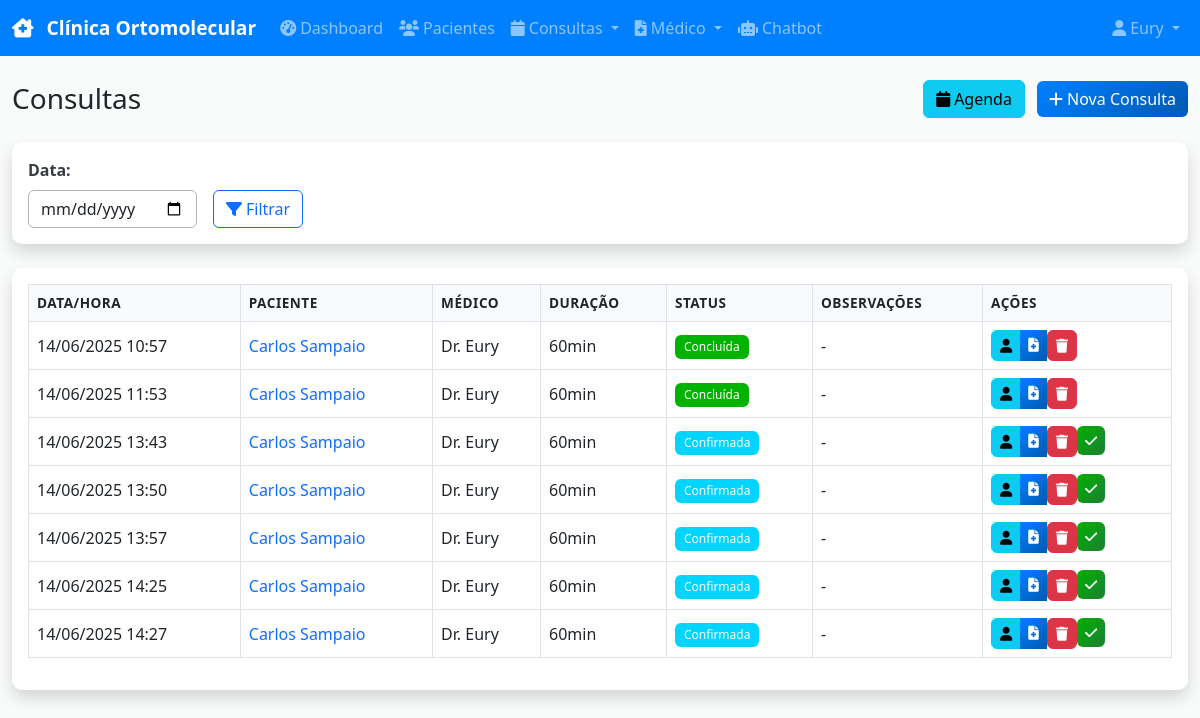
The app's page /appointments (signed in) with its own data.
### models.py (models this page shows)
class User(UserMixin, db.Model):
    id = db.Column(db.Integer, primary_key=True)
    username = db.Column(db.String(80), unique=True, nullable=False)
    email = db.Column(db.String(120), unique=True, nullable=False)
    password_hash = db.Column(db.String(256), nullable=False)
    name = db.Column(db.String(100), nullable=False)
    role = db.Column(db.String(20), nullable=False, default='receptionist')  # admin, doctor, receptionist, financial
    crm = db.Column(db.String(20))  # For doctors
    specialty = db.Column(db.String(100))  # For doctors
    created_at = db.Column(db.DateTime, default=datetime.utcnow)
    is_active = db.Column(db.Boolean, default=True)

class Appointment(db.Model):
    id = db.Column(db.Integer, primary_key=True)
    patient_id = db.Column(db.Integer, db.ForeignKey('patient.id'), nullable=False)
    doctor_id = db.Column(db.Integer, db.ForeignKey('user.id'), nullable=False)
    appointment_date = db.Column(db.DateTime, nullable=False)
    duration = db.Column(db.Integer, default=60)  # Duration in minutes
    status = db.Column(db.String(20), default='scheduled')  # scheduled, confirmed, completed, cancelled
    notes = db.Column(Text)
    created_at = db.Column(db.DateTime, default=datetime.utcnow)
    doctor = db.relationship('User', backref='appointments')

class Patient(db.Model):
    id = db.Column(db.Integer, primary_key=True)
    name = db.Column(db.String(100), nullable=False)
    cpf = db.Column(db.String(14), unique=True, nullable=False)
    birth_date = db.Column(db.Date, nullable=False)
    phone = db.Column(db.String(20), nullable=False)
    email = db.Column(db.String(120))
    address = db.Column(db.String(200))
    medical_history = db.Column(Text)
    allergies = db.Column(Text)
    current_medications = db.Column(Text)
    emergency_contact = db.Column(db.String(100))
    emergency_phone = db.Column(db.String(20))
    created_at = db.Column(db.DateTime, default=datetime.utcnow)
    appointments = db.relationship('Appointment', backref='patient', lazy=True)
    medical_records = db.relationship('MedicalRecord', backref='patient', lazy=True)
    prescriptions = db.relationship('Prescription', backref='patient', lazy=True)
    payments = db.relationship('Payment', backref='patient', lazy=True)

### routes.py (the view)
@app.route('/appointments')
@login_required
def appointments_list():
    date_filter = request.args.get('date')
    query = Appointment.query
    if date_filter:
        filter_date = datetime.strptime(date_filter, '%Y-%m-%d').date()
        query = query.filter(db.func.date(Appointment.appointment_date) == filter_date)
    appointments = query.order_by(Appointment.appointment_date).all()
    return render_template('appointments/list.html', appointments=appointments, date_filter=date_filter)

### app.py (called while the page is built)
@login_manager.user_loader
def load_user(user_id):
    from models import User
    return User.query.get(int(user_id))

### templates/appointments/list.html (shortened to what this page needs)
{% extends "base.html" %}
{% block content %}
<div class="container-fluid">
    <div class="row">
        <div class="col-12">
            <div class="d-sm-flex align-items-center justify-content-between mb-4">
                <h1 class="h3 mb-0 text-gray-800">Consultas</h1>
                <div>
                    <a href="{{ url_for('appointments_calendar') }}" class="btn btn-info me-2">
                        <i class="fas fa-calendar me-1"></i>Agenda
                    </a>
                    <a href="{{ url_for('appointment_new') }}" class="btn btn-primary">
                        <i class="fas fa-plus me-1"></i>Nova Consulta
                    </a>
                </div>
            </div>
        </div>
    </div>
    <div class="row mb-4">
        <div class="col-12">
            <div class="card shadow">
                <div class="card-body">
                    <form method="GET" class="row g-3">
                        <div class="col-auto">
                            <label for="date" class="form-label">Data:</label>
                            <input type="date" name="date" id="date" class="form-control" value="{{ date_filter }}">
                        </div>
                        <div class="col-auto d-flex align-items-end">
                            <button type="submit" class="btn btn-outline-primary me-2">
                                <i class="fas fa-filter me-1"></i>Filtrar
                            </button>
                        </div>
                    </form>
                </div>
            </div>
        </div>
    </div>
    <div class="row">
        <div class="col-12">
            <div class="card shadow mb-4">
                <div class="card-body">
                    {% if appointments %}
                    <div class="table-responsive">
                        <table class="table table-bordered" width="100%" cellspacing="0">
                            <thead>
                                <tr>
                                    <th>Data/Hora</th>
                                    <th>Paciente</th>
                                    <th>Médico</th>
                                    <th>Duração</th>
                                    <th>Status</th>
                                    <th>Observações</th>
                                    <th>Ações</th>
                                </tr>
                            </thead>
                            <tbody>
                                {% for appointment in appointments %}
                                <tr>
                                    <td>{{ appointment.appointment_date.strftime('%d/%m/%Y %H:%M') }}</td>
                                    <td>
                                        <a href="{{ url_for('patient_view', id=appointment.patient.id) }}" class="text-decoration-none">
                                            {{ appointment.patient.name }}
                                        </a>
                                    </td>
                                    <td>Dr. {{ appointment.doctor.name }}</td>
                                    <td>{{ appointment.duration }}min</td>
                                    <td>
                                        {% if appointment.status == 'scheduled' %}
                                            <span class="badge bg-warning">Agendada</span>
                                        {% elif appointment.status == 'confirmed' %}
                                            <span class="badge bg-info">Confirmada</span>
                                        {% elif appointment.status == 'completed' %}
                                            <span class="badge bg-success">Concluída</span>
                                        {% else %}
                                            <span class="badge bg-danger">Cancelada</span>
                                        {% endif %}
                                    </td>
                                    <td>{{ (appointment.notes[:30] + '...') if appointment.notes and appointment.notes|length > 30 else (appointment.notes or '-') }}</td>
                                    <td>
                                        <div class="btn-group" role="group">
                                            <a href="{{ url_for('patient_view', id=appointment.patient.id) }}" class="btn btn-info btn-sm" title="Ver Paciente">
                                                <i class="fas fa-user"></i>
                                            </a>
                                            {% if current_user.role in ['doctor', 'admin'] and appointment.status != 'cancelled' %}
                                            <a href="{{ url_for('medical_record_new', patient_id=appointment.patient.id) }}?appointment_id={{ appointment.id }}" class="btn btn-primary btn-sm" title="Criar Prontuário">
                                                <i class="fas fa-file-medical"></i>
                                            </a>
                                            {% endif %}
                                            {% if current_user.role in ['doctor', 'admin'] %}
                                            <form method="POST" action="{{ url_for('appointment_delete', id=appointment.id) }}" style="display:inline;" onsubmit="return confirm('Tem certeza que deseja deletar esta consulta?');">
                                                <button type="submit" class="btn btn-danger btn-sm" title="Excluir Consulta">
                                                    <i class="fas fa-trash"></i>
                                                </button>
                                            </form>
                                            {% if appointment.status == 'confirmed' %}
                                            <form method="POST" action="{{ url_for('appointment_complete', id=appointment.id) }}" style="display:inline;" onsubmit="return confirm('Marcar esta consulta como finalizada?');">
                                                <button type="submit" class="btn btn-success btn-sm" title="Marcar como Finalizada">
                                                    <i class="fas fa-check"></i>
                                                </button>
                                            </form>
                                            {% endif %}
                                            {% endif %}
                                        </div>
                                    </td>
                                </tr>
                                {% endfor %}
                            </tbody>
                        </table>
                    </div>
                    {% endif %}
                </div>
            </div>
        </div>
    </div>
</div>
{% endblock %}

### templates/base.html (shortened to what this page needs)
<!DOCTYPE html>
<html lang="pt-BR">
<head>
    <link href="https://cdn.jsdelivr.net/npm/bootstrap@5.3.0/dist/css/bootstrap.min.css" rel="stylesheet">
    <link href="https://cdnjs.cloudflare.com/ajax/libs/font-awesome/6.0.0/css/all.min.css" rel="stylesheet">
    <link href="https://cdn.jsdelivr.net/npm/fullcalendar@6.1.8/index.global.min.css" rel="stylesheet">
    <link href="{{ url_for('static', filename='css/style.css') }}" rel="stylesheet">
</head>
<body>
    {% if current_user.is_authenticated %}
    <nav class="navbar navbar-expand-lg navbar-dark bg-primary fixed-top">
        <div class="container-fluid">
            <a class="navbar-brand" href="{{ url_for('dashboard') }}">
                <i class="fas fa-clinic-medical me-2"></i>
                Clínica Ortomolecular
            </a>
            <div class="collapse navbar-collapse" id="navbarNav">
                <ul class="navbar-nav me-auto">
                    <li class="nav-item">
                        <a class="nav-link" href="{{ url_for('dashboard') }}">
                            <i class="fas fa-tachometer-alt me-1"></i>Dashboard
                        </a>
                    </li>
                    <li class="nav-item">
                        <a class="nav-link" href="{{ url_for('patients_list') }}">
                            <i class="fas fa-users me-1"></i>Pacientes
                        </a>
                    </li>
                    <li class="nav-item dropdown">
                        <a class="nav-link dropdown-toggle" href="#" role="button" data-bs-toggle="dropdown">
                            <i class="fas fa-calendar me-1"></i>Consultas
                        </a>
                    </li>
                    {% if current_user.role in ['doctor', 'admin'] %}
                    <li class="nav-item dropdown">
                        <a class="nav-link dropdown-toggle" href="#" role="button" data-bs-toggle="dropdown">
                            <i class="fas fa-file-medical me-1"></i>Médico
                        </a>
                    </li>
                    {% endif %}
                    <li class="nav-item">
                        <a class="nav-link" href="{{ url_for('chatbot') }}">
                            <i class="fas fa-robot me-1"></i>Chatbot
                        </a>
                    </li>
                </ul>
                <ul class="navbar-nav">
                    <li class="nav-item dropdown">
                        <a class="nav-link dropdown-toggle" href="#" role="button" data-bs-toggle="dropdown">
                            <i class="fas fa-user me-1"></i>{{ current_user.name }}
                        </a>
                    </li>
                </ul>
            </div>
        </div>
    </nav>
    {% endif %}
    <main class="{% if current_user.is_authenticated %}main-content{% endif %}">
        {% block content %}{% endblock %}
    </main>
</body>
</html>

### static/css/style.css (style rules this page uses)
:root { --primary: 210 100% 50%; --primary-dark: 210 100% 35%; --success: 120 100% 35%; --info: 190 100% 50%; --warning: 45 100% 50%; --danger: 0 100% 50%; --light: 210 11% 98%; --dark: 210 11% 21%; --gray-100: 210 17% 98%; --gray-200: 210 14% 89%; --gray-300: 210 11% 71%; --gray-400: 210 9% 53%; --gray-500: 210 7% 46%; --gray-600: 210 9% 31%; --gray-700: 210 10% 23%; --gray-800: 210 11% 15%; --gray-900: 210 11% 7%; }
body { font-family: 'Segoe UI', Tahoma, Geneva, Verdana, sans-serif; background-color: hsl(var(--light)); color: hsl(var(--gray-800)); }
.main-content { padding-top: 80px; min-height: 100vh; background-color: hsl(var(--light)); }
.card { border: none; border-radius: 10px; box-shadow: 0 0.15rem 1.75rem 0 rgba(58, 59, 69, 0.15); }
.navbar-brand { font-weight: 600; font-size: 1.2rem; }
.nav-link { font-weight: 500; transition: all 0.2s ease; }
.btn { border-radius: 6px; font-weight: 500; transition: all 0.2s ease; }
.btn-primary { background: linear-gradient(135deg, hsl(var(--primary)) 0%, hsl(var(--primary-dark)) 100%); border: none; }
.btn-success { background: linear-gradient(135deg, hsl(var(--success)) 0%, #1e7e34 100%); border: none; }
.table { background-color: white; }
.table th { background-color: hsl(var(--gray-100)); border-color: hsl(var(--gray-200)); font-weight: 600; text-transform: uppercase; font-size: 0.85rem; letter-spacing: 0.5px; }
.table td { border-color: hsl(var(--gray-200)); vertical-align: middle; }
.table-bordered { border: 1px solid hsl(var(--gray-200)); }
.form-control, .form-select { border-radius: 6px; border: 1px solid hsl(var(--gray-300)); transition: all 0.2s ease; }
.form-label { font-weight: 600; color: hsl(var(--gray-700)); margin-bottom: 0.5rem; }
.badge { font-weight: 500; padding: 0.5em 0.75em; }
.text-gray-800 { color: hsl(var(--gray-800)) !important; }
.bg-primary { background-color: hsl(var(--primary)) !important; }
.bg-success { background-color: hsl(var(--success)) !important; }
.bg-info { background-color: hsl(var(--info)) !important; }

### records on screen
User: name "Eury"
Appointment: appointment_date "14/06/2025 10:57", patient.name "Carlos Sampaio", doctor.name "Eury", duration "60", status "Concluída", notes "-"
Appointment: appointment_date "14/06/2025 11:53", patient.name "Carlos Sampaio", doctor.name "Eury", duration "60", status "Concluída", notes "-"
Appointment: appointment_date "14/06/2025 13:43", patient.name "Carlos Sampaio", doctor.name "Eury", duration "60", status "Confirmada", notes "-"
Appointment: appointment_date "14/06/2025 13:50", patient.name "Carlos Sampaio", doctor.name "Eury", duration "60", status "Confirmada", notes "-"
Appointment: appointment_date "14/06/2025 13:57", patient.name "Carlos Sampaio", doctor.name "Eury", duration "60", status "Confirmada", notes "-"
Appointment: appointment_date "14/06/2025 14:25", patient.name "Carlos Sampaio", doctor.name "Eury", duration "60", status "Confirmada", notes "-"
Appointment: appointment_date "14/06/2025 14:27", patient.name "Carlos Sampaio", doctor.name "Eury", duration "60", status "Confirmada", notes "-"
